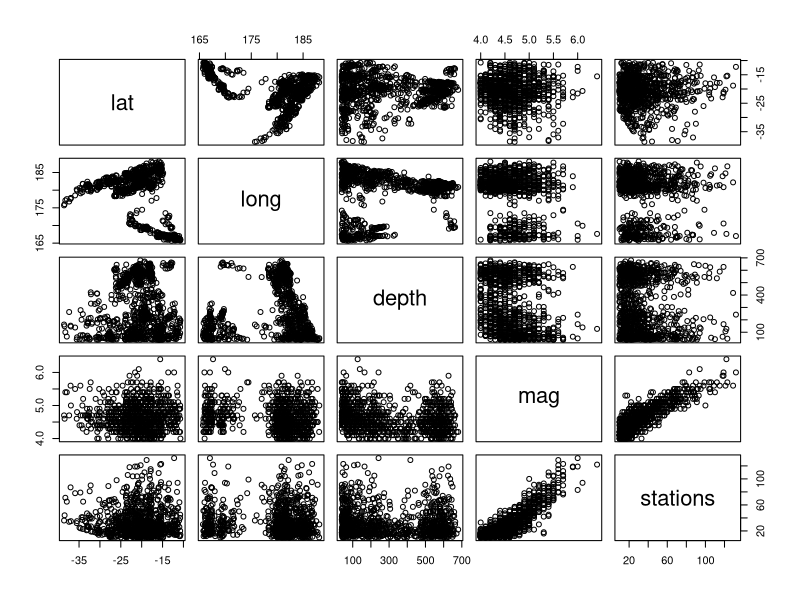
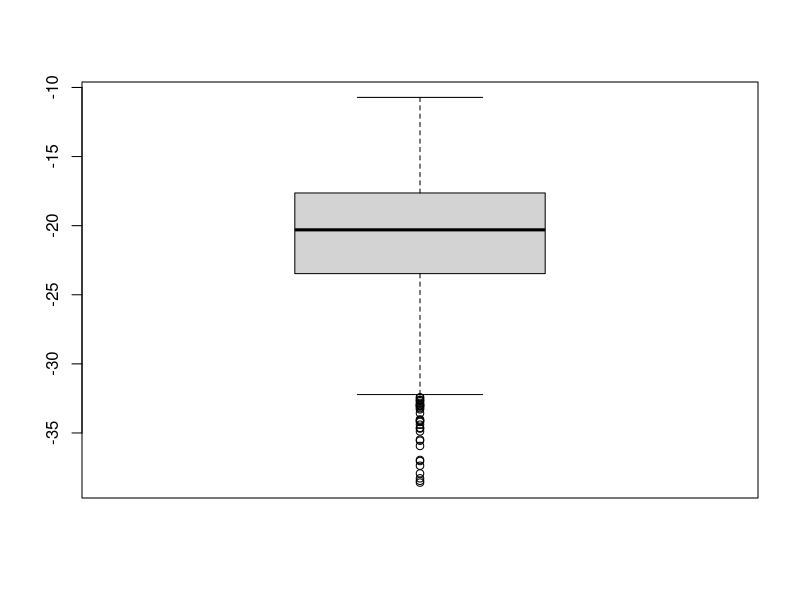
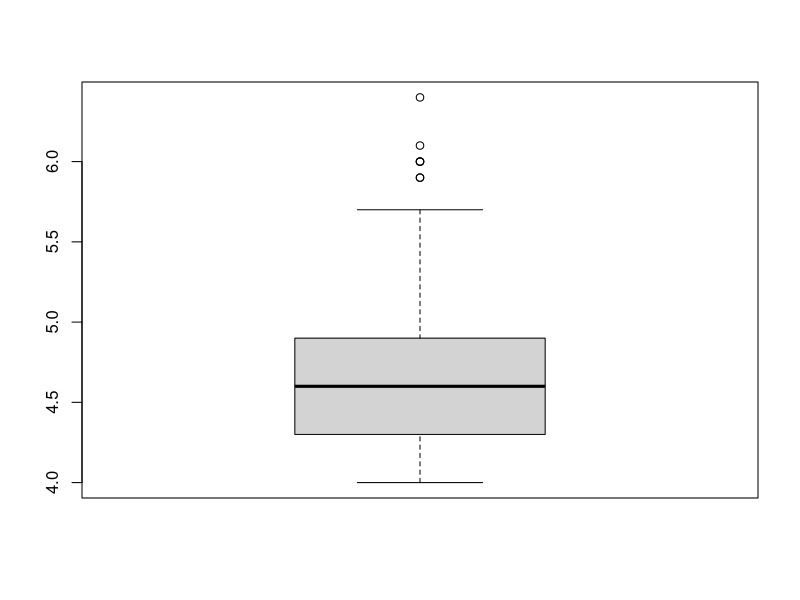
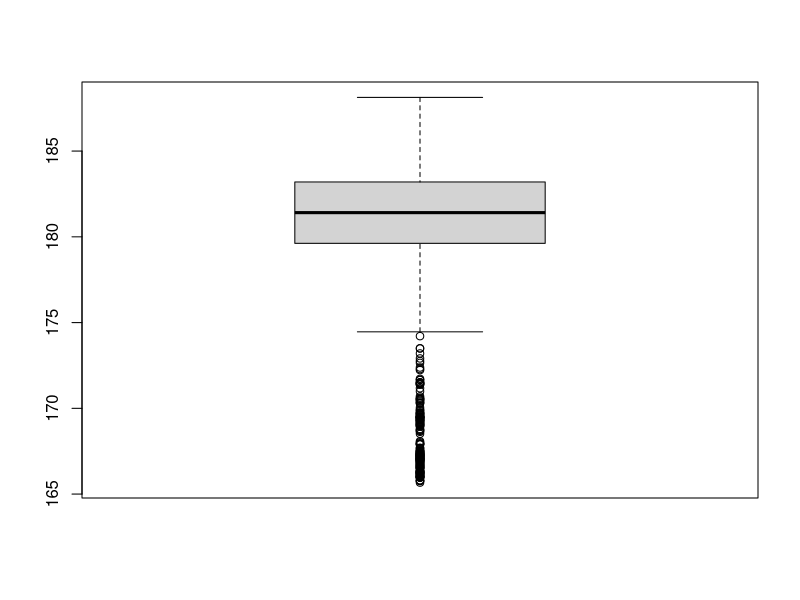
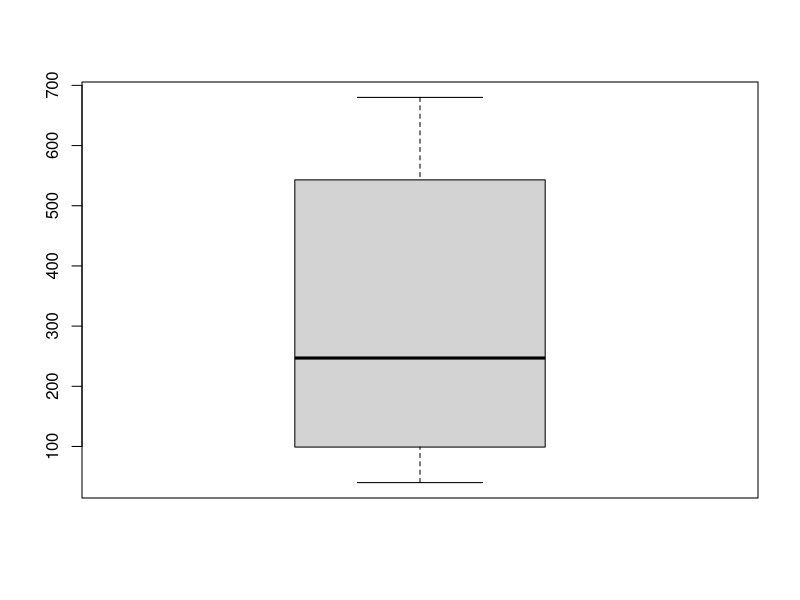
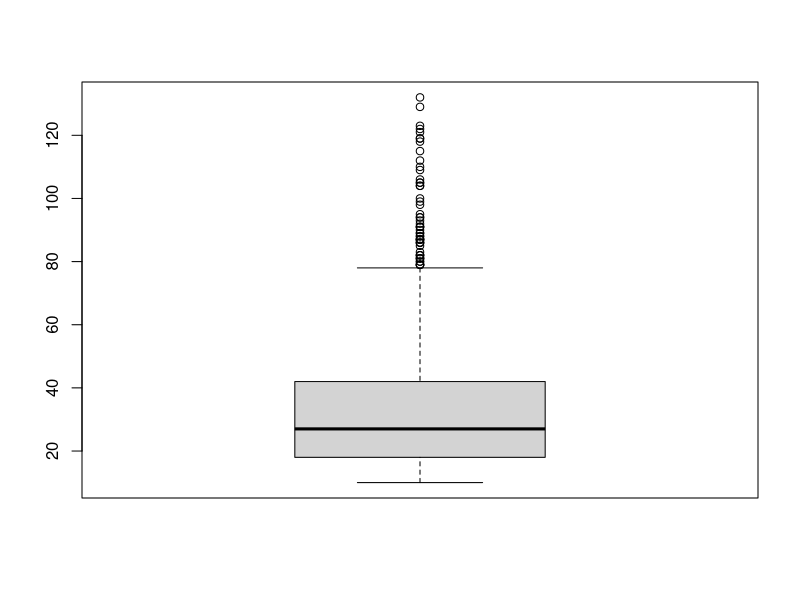
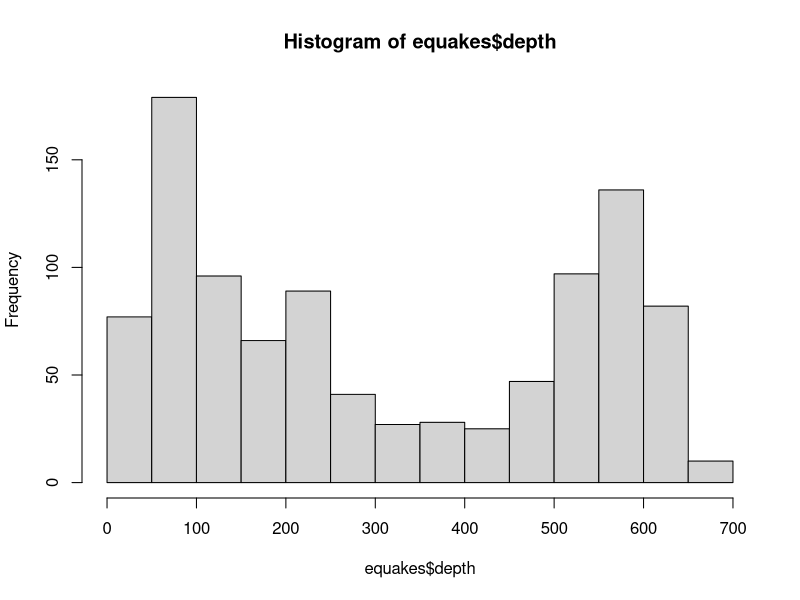
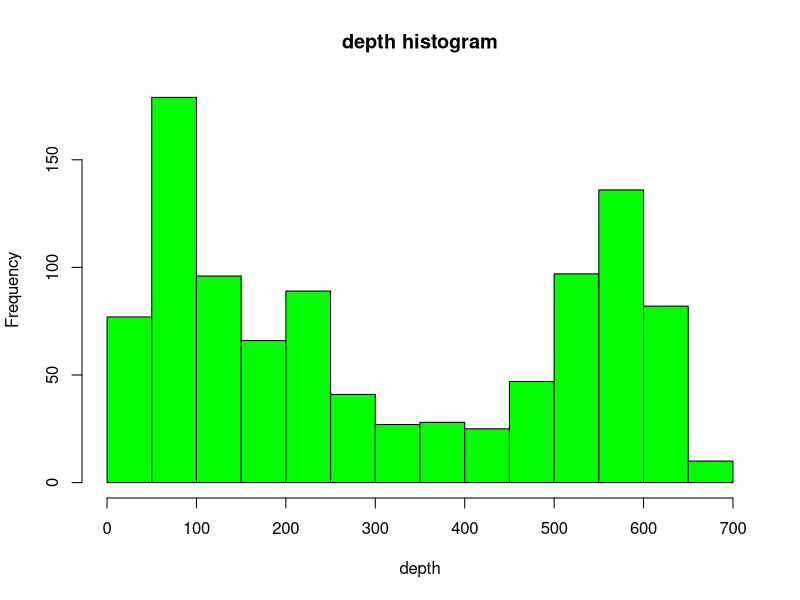

Recreate these plots in R, in order.
### Loading the Dataset ###

equakes <- datasets::quakes

### Exploring the first 10 dataset's ###

head(quakes,10)
dataframe1 <- head(quakes,10)

### Exploring the Last 10 Dataset's ###

tail(quakes,10)
dataframe2 <- tail(quakes,10)

### Summary of Dataet ###

summary(equakes)
dataframe3 <- summary(equakes)

### Selection of particular column

equakes$lat
head(equakes$lat,10)
tail(equakes$lat,10)

### Plotting dataset graph ###

plot(equakes)

### Plotting boxplot for each variable to figure out the outliers ###

#Latitude#
boxplot(equakes$lat)

#Magnitude#
boxplot(equakes$mag)

#Longitude#
boxplot(equakes$long)

#Depth#
boxplot(equakes$depth)

#Stations#
boxplot(equakes$stations)

### Plotting Hitogram plot ###
#Depth#
hist(equakes$depth)
hist(equakes$depth, main = 'depth histogram',xlab ='depth',col = 'green')

### Plotting Histogram Plot ###
#Stations#
hist(equakes$stations)
hist(equakes$stations, main = 'stations histogram',xlab ='stations',col = 'purple')

### Plotting relationship between Longitude and Magnitude ###

plot(equakes$long,equakes$mag, main = 'Longitude vs Magnitude', 
     xlab = 'Longitude', ylab = 'Magnitude',col = 'cyan')

### Extrating values from 440 to 563 ###

equakes[440:563,]
dataframe4 <- equakes[440:563,]

### Seeking maximum & minium value of Stations ###

max(equakes$stations)
min(equakes$stations)

### Relation between Latitude & Magnitude ###

plot(equakes$lat,equakes$mag, xlab = 'Latitude', ylab = 'Mgnitude', type = 'p')

### Simple Plot ###

plot(equakes$depth, type = 'l')
plot(equakes$stations, type = 'l')
plot(equakes$depth,equakes$stations, type = 'p',
     main = 'depth vs stations', xlab = 'depth', ylab = 'stations', col='orange')

### Compiling all the plots in one freame ###

par(mfrow=c(3,3),mar=c(2,5,2,2), las=0, bty='n')
plot(equakes$lat,equakes$depth,main = 'Lat vs Dpth')
plot(equakes$long,equakes$mag,main = 'Long vs Mag')
plot(equakes$stations,equakes$mag,main = 'Stat vs Mag')
plot(equakes$lat,equakes$mag,main = 'Lat vs Mag')
plot(equakes$long,equakes$depth,main = 'Long vs Dpth')
plot(equakes$long,equakes$stations,main = 'Long vs Dpth')
plot(equakes$lat,equakes$stations,main = 'Lat vs Stat')
plot(equakes$lat,equakes$long)
plot(equakes$depth,equakes$mag,main = 'Dpth vs Mag')
